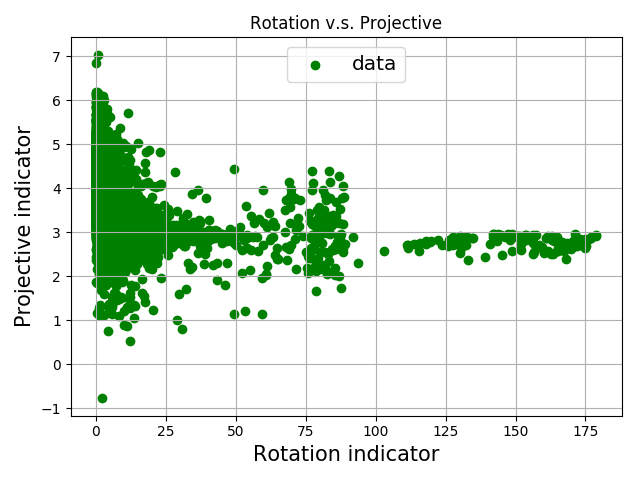

This figure's Python source:
# based on scatter-2.py
# This file is served to produce a scatter plot
# of specified decomposition (rotation and projective)
# for incomplete/

import json
import numpy as np
import matplotlib.pyplot as plt
from collections import OrderedDict

FILENAME_ROTATION_GOOD = 'json/rotation_thetas_r2_good.json'
FILENAME_PROJECTIVE_GOOD = 'json/proj_components_r2_good.json'
FILENAME_ROTATION_BAD = 'json/rotation_thetas_r2_bad.json'
FILENAME_PROJECTIVE_BAD = 'json/proj_components_r2_bad.json'
FILENAME_ROTATION_BORDER = 'json/rotation_thetas_r2_border.json'
FILENAME_PROJECTIVE_BORDER = 'json/proj_components_r2_border.json'

FILENAME_ROTATION = 'json/incomplete/rotation_thetas_r2_18773.json'
FILENAME_PROJECTIVE = 'json/incomplete/proj_components_r2_18773.json'

WRITE_FILENAME = 'scatter-incomplete.png'
SHOW_TABLE = True
SHOW_HIST = True

def main():
	# open json file
	data_good = parse_json(FILENAME_ROTATION_GOOD, FILENAME_PROJECTIVE_GOOD)
	data_bad = parse_json(FILENAME_ROTATION_BAD, FILENAME_PROJECTIVE_BAD)
	data_border = parse_json(FILENAME_ROTATION_BORDER, FILENAME_PROJECTIVE_BORDER)

	data = parse_json(FILENAME_ROTATION, FILENAME_PROJECTIVE)

	if SHOW_HIST:
		plot_histogram_one(data)
	# if SHOW_TABLE:
	# 	show_table(count)

def parse_json(fn1, fn2):
	rot_data = open_json(fn1)
	proj_data = open_json(fn2)
	data = combine(rot_data, proj_data)
	return data

def combine(rot_data, proj_data):
	data = {}
	for i in rot_data.keys():
		(rot_img, rot_val) = rot_data[i]
		(proj_img, proj_val) = proj_data[i]
		data[i] = (rot_img, rot_val, proj_val)
	return data

def show_table(count):
	# show table
	line = [[k, v] for (k,v) in count.items()]
	header = ['Subject', 'Frequency']
	print('>>>>>>[Table] Show start>>>>>>>')
	print()
	print(tabulate(line, headers = header))
	print()
	print(">>>>>>[Table] Show end>>>>>>>")
	print()
	print(">>>>>>[Table] Write start>>>>>>>")
	with open(WRITE_FILENAME, 'w') as f:
		f.write (str(tabulate(line, headers = header)))
		print('write success!  open table.txt to view')
	print(">>>>>>[Table] Write end>>>>>>>")
	print()

def plot_xy(ax, data, c, l):
	xs = [data[i][1] for i in data.keys()] #rot
	ys = [data[i][2] for i in data.keys()] #proj
	ax.scatter(xs, ys, color=c, label=l) #

def plot_histogram_one(data):
	# plot scatter
	fig, ax = plt.subplots()
	plot_xy(ax, data, 'green', 'data')

	legend = ax.legend(loc='upper center', shadow=False, fontsize='x-large')
	legend.get_frame().set_facecolor('white')
	ax.set_xlabel(r'Rotation indicator', fontsize=15)
	ax.set_ylabel(r'Projective indicator', fontsize=15)
	ax.set_title('Rotation v.s. Projective')

	ax.grid(True)
	fig.tight_layout()
	plt.savefig(WRITE_FILENAME)
	

	plt.show()
	plt.close()
	print('>>>>>>[IMG] Histogram created>>>>>>>')
	print('[IMG] view it: open ' + WRITE_FILENAME)
	print()

def plot_histogram(data_good, data_bad, data_border):
	# plot scatter
	fig, ax = plt.subplots()
	plot_xy(ax, data_good, 'green', 'good')
	plot_xy(ax, data_bad, 'red', 'bad')
	plot_xy(ax, data_border, 'blue', 'border')

	legend = ax.legend(loc='upper center', shadow=False, fontsize='x-large')
	legend.get_frame().set_facecolor('white')
	ax.set_xlabel(r'Rotation indicator', fontsize=15)
	ax.set_ylabel(r'Projective indicator', fontsize=15)
	ax.set_title('Rotation v.s. Projective')

	ax.grid(True)
	fig.tight_layout()
	plt.show()

	plt.savefig(WRITE_FILENAME)
	plt.close()
	print('>>>>>>[IMG] Histogram created>>>>>>>')
	print('[IMG] view it: open ' + WRITE_FILENAME)
	print()

def open_json(filename):
	with open(filename) as f:
		return json.load(f)

if __name__ == '__main__':
	main()
